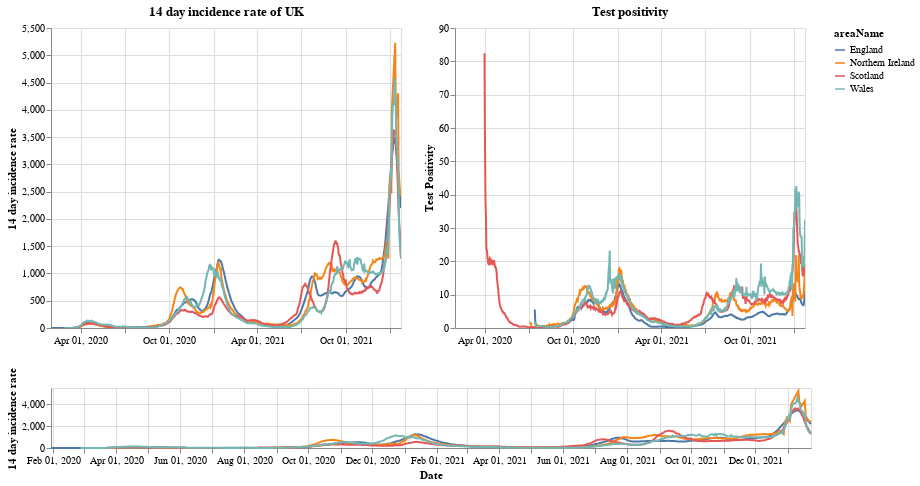

Notebook cell for this chart:
### Markdown cell above
# Plots

First a plot with each country in the UK. The top right shows the positivity rate for (which is the percentage of registered tests which were positive) while the top left is the 14 day incidence rate. The bottom chart can be used to select the timeframe (does not work on a mobile device).

### Code cell
#collapse
brush = alt.selection(type='interval', name='DateBrush',encodings=['x'],fields=['Time'])
leg_selection = alt.selection_multi(fields=['areaName'], bind='legend')

base = alt.Chart(uk_cases).mark_line().encode(
    x=alt.X("yearmonthdate(date):T", axis=alt.Axis(title='Date')),
    y=alt.Y("twoWeeklyCasesRate:Q", axis=alt.Axis(title='14 day incidence rate')),
    tooltip=['areaName', 'date','twoWeeklyCasesRate', 'testPositivity'],
    color='areaName',
    opacity=alt.condition(leg_selection, alt.value(2), alt.value(0.1))
).add_selection(leg_selection).properties(width=350)

upper = base.encode(alt.X('yearmonthdate(date):T', axis=alt.Axis(title=''),
                         scale=alt.Scale(domain=brush))
                   ).properties(title=f'14 day incidence rate of UK')
upper_right = upper.encode(alt.Y('testPositivity:Q', axis=alt.Axis(title='Test Positivity'))).properties(title='Test positivity')
lower = base.properties(height=60, width = 760).add_selection(brush)

(upper | upper_right) & lower

### Figure 1 — Vega-Lite specification as saved in the notebook (floating-point values rounded to 4 significant figures; data arrays with more than 128 entries replaced by an {"elided": "..."} marker saying what was removed)
{"config": {"view": {"continuousWidth": 400, "continuousHeight": 300}}, "vconcat": [{"hconcat": [{"mark": "line", "encoding": {"color": {"type": "nominal", "field": "areaName"}, "opacity": {"condition": {"value": 2, "selection": "selector001"}, "value": 0.1}, "tooltip": [{"type": "nominal", "field": "areaName"}, {"type": "temporal", "field": "date"}, {"type": "quantitative", "field": "twoWeeklyCasesRate"}, {"type": "quantitative", "field": "testPositivity"}], "x": {"type": "temporal", "axis": {"title": ""}, "field": "date", "scale": {"domain": {"selection": "DateBrush"}}, "timeUnit": "yearmonthdate"}, "y": {"type": "quantitative", "axis": {"title": "14 day incidence rate"}, "field": "twoWeeklyCasesRate"}}, "selection": {"selector001": {"type": "multi", "fields": ["areaName"], "bind": "legend"}}, "title": "14 day incidence rate of UK", "width": 350}, {"mark": "line", "encoding": {"color": {"type": "nominal", "field": "areaName"}, "opacity": {"condition": {"value": 2, "selection": "selector001"}, "value": 0.1}, "tooltip": [{"type": "nominal", "field": "areaName"}, {"type": "temporal", "field": "date"}, {"type": "quantitative", "field": "twoWeeklyCasesRate"}, {"type": "quantitative", "field": "testPositivity"}], "x": {"type": "temporal", "axis": {"title": ""}, "field": "date", "scale": {"domain": {"selection": "DateBrush"}}, "timeUnit": "yearmonthdate"}, "y": {"type": "quantitative", "axis": {"title": "Test Positivity"}, "field": "testPositivity"}}, "selection": {"selector001": {"type": "multi", "fields": ["areaName"], "bind": "legend"}}, "title": "Test positivity", "width": 350}]}, {"mark": "line", "encoding": {"color": {"type": "nominal", "field": "areaName"}, "opacity": {"condition": {"value": 2, "selection": "selector001"}, "value": 0.1}, "tooltip": [{"type": "nominal", "field": "areaName"}, {"type": "temporal", "field": "date"}, {"type": "quantitative", "field": "twoWeeklyCasesRate"}, {"type": "quantitative", "field": "testPositivity"}], "x": {"type": "temporal", "axis": {"title": "Date"}, "field": "date", "timeUnit": "yearmonthdate"}, "y": {"type": "quantitative", "axis": {"title": "14 day incidence rate"}, "field": "twoWeeklyCasesRate"}}, "height": 60, "selection": {"selector001": {"type": "multi", "fields": ["areaName"], "bind": "legend"}, "DateBrush": {"type": "interval", "encodings": ["x"], "fields": ["Time"]}}, "width": 760}], "data": {"name": "data-13a9af73462f8a09e7eb3bd97c065f51"}, "$schema": "https://vega.github.io/schema/vega-lite/v4.8.1.json", "datasets": {"data-13a9af73462f8a09e7eb3bd97c065f51": {"elided": "2808 records"}}}
